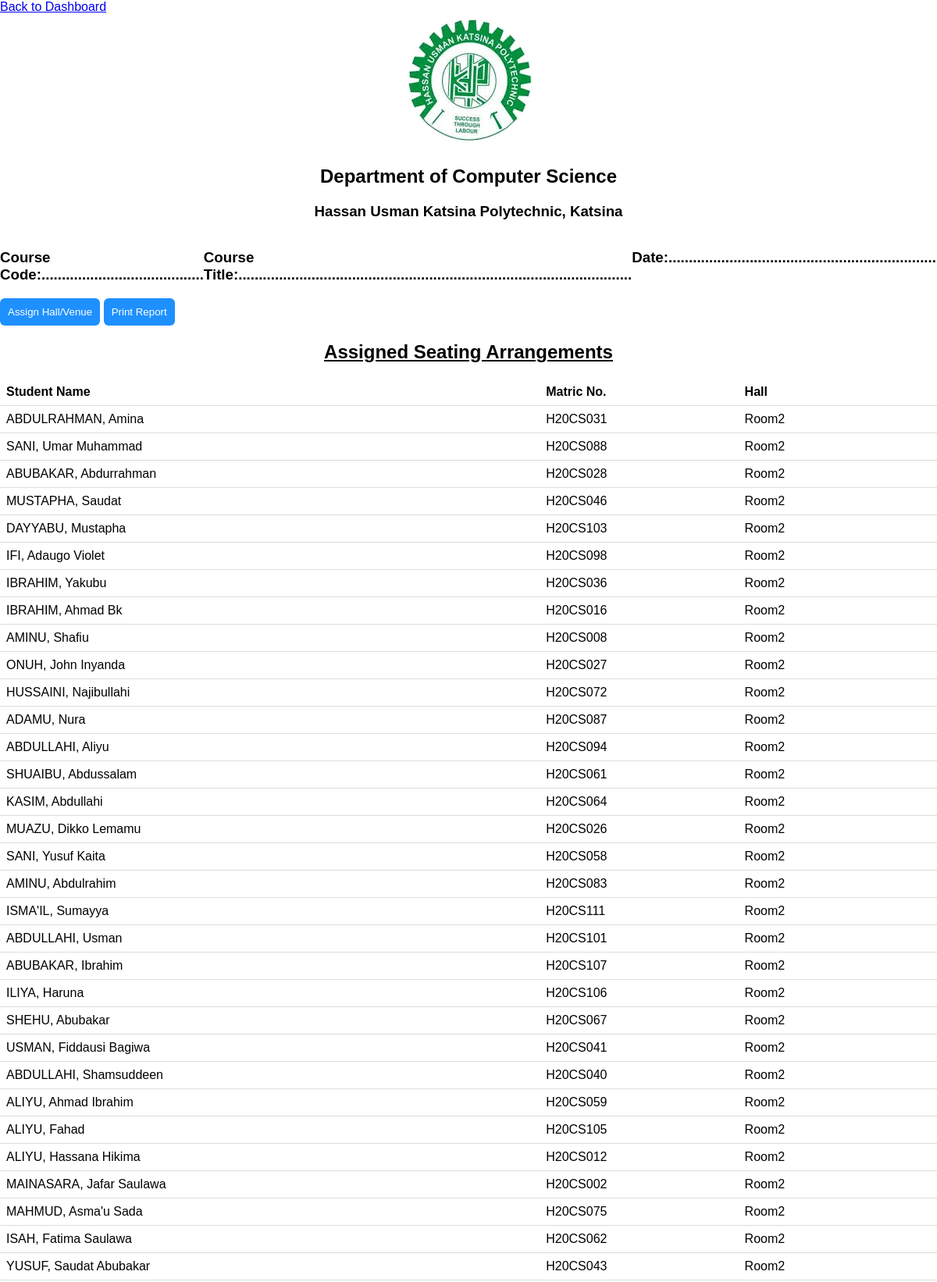
/admin/arrangement2.php (upper part), run on the app's committed database.
### tables this page shows
CREATE TABLE `arrange` (
  `id` int(11) NOT NULL,
  `name` varchar(255) DEFAULT NULL,
  `matric_no` varchar(11) DEFAULT NULL,
  `seat_no` varchar(255) DEFAULT NULL,
  `venue` varchar(255) DEFAULT NULL
);

### admin/arrangement2.php (the view, shortened to what this page needs)
<!DOCTYPE html>
<html lang="en">
<head>
<link rel="stylesheet" href="node_modules/sweetalert2/dist/sweetalert2.min.css">
</head>
<body>
  <a href="../admin">Back to Dashboard</a>
    <div class="header">
        <img src="../images/hukpoly_logo.webp" alt="">
        <h2>Department of Computer Science</h2>
        <h3>Hassan Usman Katsina Polytechnic, Katsina</h3>
    </div>
    <div class="course_details">
        <h3>Course Code:........................................</h3>
        <h3>Course Title:.................................................................................................</h3>
        <h3>Date:........................................................................</h3>
    </div>
    <a href="arrangement2.php"><button id="print" style="text-align: right;">Assign Hall/Venue</button></a>
    <a href="fetch_details.php"><button id="print" style="text-align: right;">Print Report</button></a>
<div class="table-container">
      <h2 style="text-align:center;"><u>Assigned Seating Arrangements</u></h2>
      <table>
        <thead>
          <tr>
            <th>Student Name</th>
            <th>Matric No.</th>
            <th>Hall</th>
          </tr>
        </thead>
        <tbody>
      <?php
       include "connection.php";
        try {
            $conn = new PDO("mysql:host=$servername;dbname=$dbname", $username, $password);
            $conn->setAttribute(PDO::ATTR_ERRMODE, PDO::ERRMODE_EXCEPTION);
$stmt = $conn->query("SELECT * FROM students ORDER BY RAND()");
$students = $stmt->fetchAll(PDO::FETCH_ASSOC);
        $conn->exec("CREATE TABLE IF NOT EXISTS arrange (
            id INT(11) AUTO_INCREMENT PRIMARY KEY,
            name VARCHAR(255),
            matric_no VARCHAR(11),
            seat_no VARCHAR(255),
            venue VARCHAR(255)
        )");
$sql = "SELECT COUNT(*) as count FROM arrange";
$result = $conn->query($sql);
$row = $result->fetch(PDO::FETCH_ASSOC);
$row_count = $row['count'];
if ($row_count == 0) {
        $stmt = $conn->prepare("INSERT INTO arrange (name, matric_no, seat_no, venue) VALUES (?, ?, ?, ?)");
        foreach ($students as $index => $student) {
            $stmt->execute([$student['name'], $student['matric_no'], $student['student_id'], 'notAvailable']);
        }
    }else{
            $stmt = $conn->query("SELECT * FROM arrange");
            $students = $stmt->fetchAll(PDO::FETCH_ASSOC);
        }
        } catch (PDOException $e) {
            die("Error: " . $e->getMessage());
        }
$stmt = $conn->query("SELECT * FROM arrange");
$arranged = $stmt->fetchAll(PDO::FETCH_ASSOC);
 echo "<tbody>";
    foreach ($arranged as $arrange) {
        echo "<tr>";
        echo "<td>{$arrange['name']}</td>";
        echo "<td>{$arrange['matric_no']}</td>";
        echo "<td>{$arrange['venue']}</td>";
        echo "</tr>";
    }
        ?>
        </tbody>
      </table>
    </div>
</body>
</html>

### admin/arrangement2.php (style rules this page uses)
body { font-family: Arial, sans-serif; margin: 0; padding: 0; }
.table-container { overflow-x: auto; }
table { width: 100%; border-collapse: collapse; }
th, td { padding: 8px; text-align: left; border-bottom: 1px solid #ddd; }
.btn-primary, #hall_btn, #print { padding: 10px; border: none; outline: none; color: white; background-color: dodgerblue; border-radius: 6px; }
.header { text-align: center; font-family: sans-serif; }
.course_details { display: flex; }

### data on the page
arrange: name "ABDULRAHMAN, Amina", matric_no "H20CS031", venue "Room2"
arrange: name "SANI, Umar Muhammad", matric_no "H20CS088", venue "Room2"
arrange: name "ABUBAKAR, Abdurrahman", matric_no "H20CS028", venue "Room2"
arrange: name "MUSTAPHA, Saudat", matric_no "H20CS046", venue "Room2"
arrange: name "DAYYABU, Mustapha", matric_no "H20CS103", venue "Room2"
arrange: name "IFI, Adaugo Violet", matric_no "H20CS098", venue "Room2"
arrange: name "IBRAHIM, Yakubu", matric_no "H20CS036", venue "Room2"
arrange: name "IBRAHIM, Ahmad Bk", matric_no "H20CS016", venue "Room2"
arrange: name "AMINU, Shafiu", matric_no "H20CS008", venue "Room2"
arrange: name "ONUH, John Inyanda", matric_no "H20CS027", venue "Room2"
arrange: name "HUSSAINI, Najibullahi", matric_no "H20CS072", venue "Room2"
arrange: name "ADAMU, Nura", matric_no "H20CS087", venue "Room2"
arrange: name "ABDULLAHI, Aliyu", matric_no "H20CS094", venue "Room2"
arrange: name "SHUAIBU, Abdussalam", matric_no "H20CS061", venue "Room2"
arrange: name "KASIM, Abdullahi", matric_no "H20CS064", venue "Room2"
arrange: name "MUAZU, Dikko Lemamu", matric_no "H20CS026", venue "Room2"
arrange: name "SANI, Yusuf Kaita", matric_no "H20CS058", venue "Room2"
arrange: name "AMINU, Abdulrahim", matric_no "H20CS083", venue "Room2"
arrange: name "ISMA'IL, Sumayya", matric_no "H20CS111", venue "Room2"
arrange: name "ABDULLAHI, Usman", matric_no "H20CS101", venue "Room2"
arrange: name "ABUBAKAR, Ibrahim", matric_no "H20CS107", venue "Room2"
arrange: name "ILIYA, Haruna", matric_no "H20CS106", venue "Room2"
arrange: name "SHEHU, Abubakar", matric_no "H20CS067", venue "Room2"
arrange: name "USMAN, Fiddausi Bagiwa", matric_no "H20CS041", venue "Room2"
arrange: name "ABDULLAHI, Shamsuddeen", matric_no "H20CS040", venue "Room2"
arrange: name "ALIYU, Ahmad Ibrahim", matric_no "H20CS059", venue "Room2"
arrange: name "ALIYU, Fahad", matric_no "H20CS105", venue "Room2"
arrange: name "ALIYU, Hassana Hikima", matric_no "H20CS012", venue "Room2"
arrange: name "MAINASARA, Jafar Saulawa", matric_no "H20CS002", venue "Room2"
arrange: name "MAHMUD, Asma'u Sada", matric_no "H20CS075", venue "Room2"
arrange: name "ISAH, Fatima Saulawa", matric_no "H20CS062", venue "Room2"
arrange: name "YUSUF, Saudat Abubakar", matric_no "H20CS043", venue "Room2"
